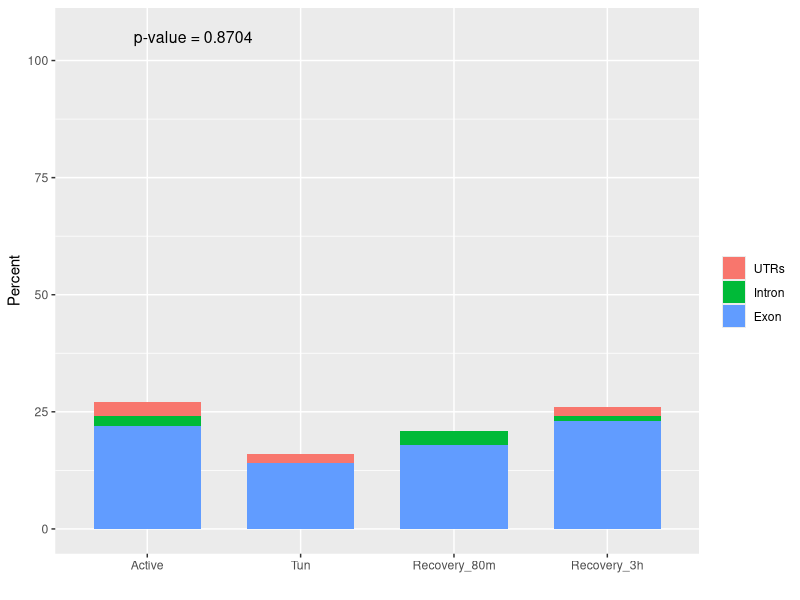
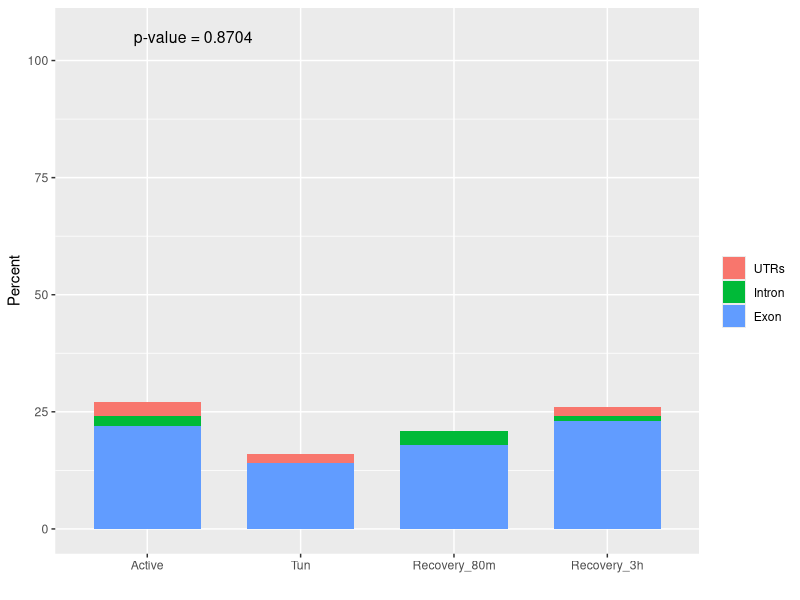

R code for these plots, in order:
library(ggplot2)
library(reshape)

locationSite <- read.table("./result_data/Location_AGsite.txt", header=T)
LS_df        <- melt(locationSite)
LS_df$Type <- factor(LS_df$Type, c("Active", "Tun", "Recovery_80m", "Recovery_3h", "Control"))
LS_df$variable <- factor(LS_df$variable, c("UTR", "Intron", "Exon"))

g <- ggplot(
  LS_df,
  aes(
    x    = Type,
    y    = value,
    fill = variable
    )
  ) +
  geom_bar(
    stat="identity",
    width = 0.7
    ) +
  ylim( 0, 106 ) + 
  labs( 
    #title = "",
    y     = "Percent",
    x     = "" 
    ) +
  scale_fill_discrete(
    name = "",
    labels=c( "UTRs", "Intron", "Exon" )
    ) + 
  theme(
    legend.position   = "right",
    legend.background = element_rect( fill=NA )
  ) +
  annotate(
    "text",
    x     = 1.3,
    y     = 105,
    size  = 4,
    label = paste( "p-value = 0.8704" )
    )

plot( g )
ggsave( filename=(paste("Location_AG_sites.eps")), plot=g, width=6.8, height=4, dpi=300, path="./figure/" )
